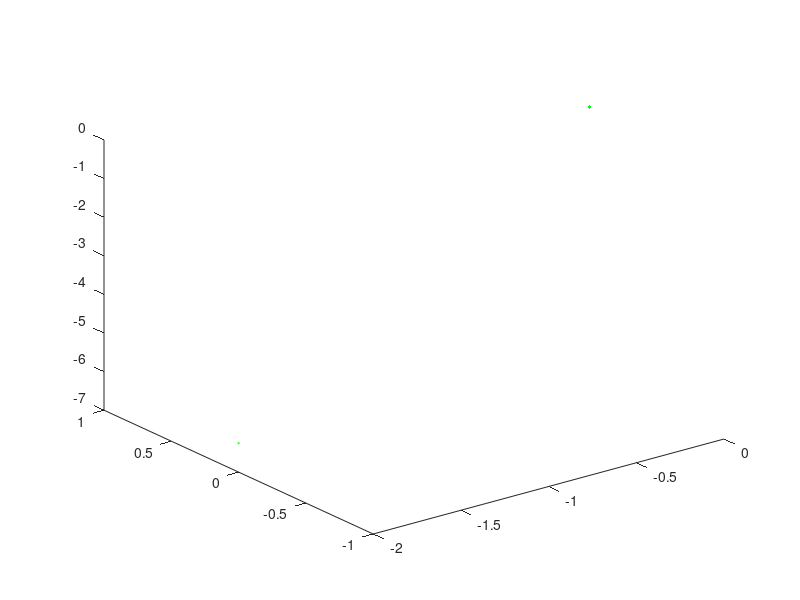

The MATLAB script that drew this image: (Note: this script raises an error after producing the figure.)
clc;
clear variables
close all;

%% CONSTANTS
G = 6.67e-11; % Gravity constant
M = 5.97219e24; % Mass of Earth
R_earth = 6371e3; % Radius of Earth

%% INPUT PARAMETRS FOR USER
r = [-2*R_earth 0 0]; % Initial possition
v = [0 -7.2e3 0]; % Initial velocity
N_orbit = 1000;
dt = 100; % time interval

%% Gravitational Potential
norm_U = 2e-7;
rmin = R_earth;
rmax = 10*R_earth;
Nr = 50;
Nalpha = 50;
radius = linspace(rmin,rmax,Nr);
alpha = linspace(0,2*pi,Nalpha);
[Radius,Alpha] = meshgrid(radius,alpha);
X_matrix = Radius.*cos(Alpha);
Y_matrix = Radius.*sin(Alpha);
U_matrix = -G*M./Radius*norm_U;

d = 5;
t = 0;

U = -G*M/sqrt(r(1)^2+r(2)^2)*norm_U;
orbit_array = zeros(3,N_orbit);
orbit_array(:,end) = [r(1)/R_earth,r(2)/R_earth,r(3)/R_earth];
potential_track_array = zeros(3,N_orbit);
potential_track_array(:,end) = [r(1)/R_earth,r(2)/R_earth,U];

%% FIGURE
%figure('name','Analys koefficients of Fourier series',...
%'color','black','numbertitle','off')
%set(gca,'color','k','xcolor','w','ycolor','w','zcolor','w')
%hold on
%view(-60,20);
%axis equal
%rotate3d on
%xlabel('x [R_E]','fontsize',14);
%ylabel('y [R_E]','fontsize',14);
%zlabel('U x0.5x10^7[J]','fontsize',14);

sphere; % Draw Earth

hf_sputnik = plot3(r(1)/R_earth,r(2)/R_earth,r(3)/R_earth,...
'yo','markersize',d,'markerfacecolor','y');
% hf_orbit = plot3(orbit_array(1,:),orbit_array(2,:),orbit_array(3,:),...
% 'yo','markersize',1);
hf_U = plot3(r(1)/R_earth,r(2)/R_earth,U,...
'bo','markersize',d,'markerfacecolor','b');
hf_potential_track = plot3(potential_track_array(1,:),...
potential_track_array(2,:),potential_track_array(3,:),...
'go','markersize',1);

%% ANIMATION
while 1
t = t+dt;

R_2 = sum(r.^2);
R = sqrt(R_2);
a = -G*M/R^3*r;
v = v+a*dt;
r = r+v*dt;

U = -G*M/sqrt(r(1)^2+r(2)^2)*norm_U;

orbit_array(:,1:end-1) = orbit_array(:,2:end);
orbit_array(:,end) = r./R_earth;

potential_track_array(:,1:end-1) = potential_track_array(:,2:end);
potential_track_array(:,end) = [r(1)/R_earth,r(2)/R_earth,U];

set(hf_sputnik,...
'xdata',r(1)/R_earth,...
'ydata',r(2)/R_earth,...
'zdata',r(3)/R_earth);
% set(hf_orbit,...
% 'xdata',orbit_array(1,:),...
% 'ydata',orbit_array(2,:),...
% 'zdata',orbit_array(3,:));

set(hf_U,'xdata',r(1)/R_earth,'ydata',r(2)/R_earth,'zdata',U);
set(hf_potential_track,...
'xdata',potential_track_array(1,:),...
'ydata',potential_track_array(2,:),...
'zdata',potential_track_array(3,:));

pause(0.01);
end